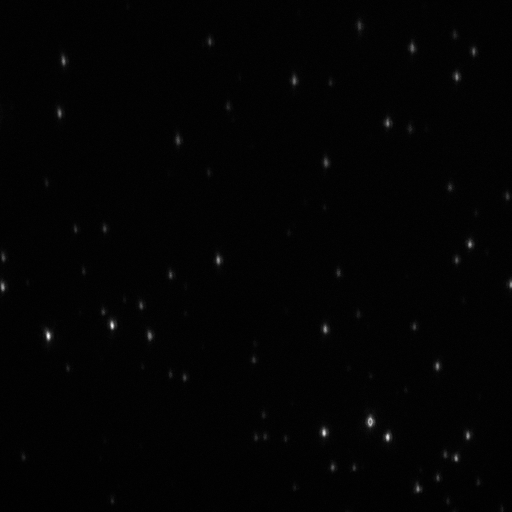
#> input picture X2110-Camera/100x/bQD705-5/STD_680-1.tif, 512 x 512 px
$ python wavelength_calculation.py
#> lines starting #> are read from the running program, lines starting #| are printed output that depends on the picture
# =============================================================================
# This code calculates the wavelength based on the calibration of the prism.
# Input: image files with the different colors on imageFiles variable
# Output: graphs of the spectra by wavelength
# coef variable is the 3rd polynomial coefcients from the prism calibration
# Code written by Andre Thomaz 1/22/2018
# =============================================================================


#import seaborn as sns
#sns.set()
import matplotlib.pyplot as plt
import numpy as np
from mpl_toolkits.mplot3d import Axes3D
import scipy.optimize as sp
from skimage.feature import peak_local_max
from PIL import Image
from scipy import sparse
#from scipy.spatial import distance
import pandas as pd


plt.close('all')

#####################################################################################
def twoD_Gaussian(x_y, offset, amplitude, xo, yo, sigma_x, sigma_y, theta):
    x, y = x_y
    xo = float(xo)
    yo = float(yo)
    a = (np.cos(theta)**2)/(2*sigma_x**2) + (np.sin(theta)**2)/(2*sigma_y**2)
    b = -(np.sin(2*theta))/(4*sigma_x**2) + (np.sin(2*theta))/(4*sigma_y**2)
    c = (np.sin(theta)**2)/(2*sigma_x**2) + (np.cos(theta)**2)/(2*sigma_y**2)
    g = offset + amplitude*np.exp( - (a*((x-xo)**2) + 2*b*(x-xo)*(y-yo)
                            + c*((y-yo)**2)))
    return g.ravel()

# [6 lines of commented-out code are left out]


listToClean = [7,12,22,26]

imagesFiles = [ 'STD_680-1.tif',  'STD_bQD705-1.tif']


image = Image.open(imagesFiles[0])
#> image is the input picture: PIL image 512x512 F; min 14.13, max 5859.3, mean 99.5
im_red = Image.open(imagesFiles[1])
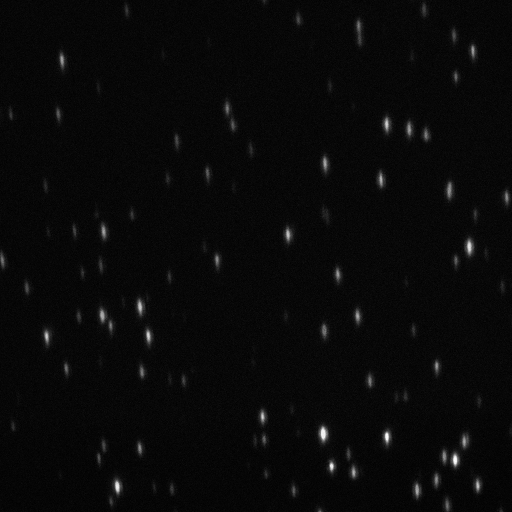
#> input picture X2110-Camera/100x/bQD705-5/STD_bQD705-1.tif, 512 x 512 px
#> im_red is the input picture: PIL image 512x512 F; min 44.26, max 6717.7, mean 293.8


image = np.array(image)

#Check treshold, otherwise it may find more than one peak
thr_base = np.max(image)-30*np.std(image)
#> thr_base = 1691.5
peaks_base = peak_local_max(image, min_distance=5, threshold_abs=thr_base)
#> peaks_base = 27 pairs, first value 47 to 489, second value 48 to 473
peaks_base[:,0], peaks_base[:,1] = peaks_base[:,1], peaks_base[:,0].copy()

#Define the size of the box/rectangle to crop the image to find peaks
x_sides = 18
y_top = 14 #if one of the colors is too far away from 680nm rectangle
y_bot = 14


#if points are to close to the borders dont consider it
delete_base = []
for i,points in enumerate(peaks_base):
    if points[1]-y_top<0:                             #if point is too close to the top
        delete_base.append(i)
    elif points[1] + y_bot >image.shape[0]:           #if point is too close to the bottom
        delete_base.append(i)
    if points[0] + 10 > image.shape[1]:               #if point is too close to the right
        delete_base.append(i)
    if points[0] - 10 < 0:                            #if point is too close to the left
        delete_base.append(i)
#> this loop made 27 passes
#> points on passes 1 to 12: [48, 336], [112, 326], [324, 433], [387, 436], [371, 419], [469, 244], [325, 329], [456, 458], [218, 260], [467, 436], [437, 365], [387, 123]
#> after the loop, delete_base = []
peaks_base = np.delete(peaks_base, delete_base, 0)
#> peaks_base = 27 pairs, first value 48 to 473, second value 47 to 489

#peaks_base = np.copy(peaks_base[0:6,:]) #Fix this!!!!!!!!!!!!!!!!!!!!!!!
print(str(peaks_base.shape[0]) + ' 680 peaks')
#| 27 680 peaks

#plot image and detected peaks
plt.figure(1)
plt.imshow(image)
plt.grid('off')
plt.scatter(peaks_base[:,0], peaks_base[:,1], facecolor='none', edgecolor="white")

##############################################################################
im_red = np.array(im_red)


# [26 lines of commented-out code are left out]

base_centers = np.empty((0,2))
base_centers_trans = np.empty((0,2)) #trans is in the coordinate system of the masked image below

#if a detected color is to far from the reference peak we need to increase the y box height
box = x_sides
box_y_top = y_top
box_y_bot = y_bot

rows_y = box_y_top + box_y_bot

sumBase = np.empty((rows_y, peaks_base.shape[0])) #empty matrix to hold the collapsed sum of images/spectra


#fitting of a Gaussian to each detected peak before:

for i, peaks in enumerate(peaks_base):

    xmin = peaks[0] - box/2
    xmax = peaks[0] + box/2
    ymin = peaks[1] - box_y_top
    ymax = peaks[1] + box_y_bot

    x = np.arange(xmin, xmax,1)
    y = np.arange(ymin, ymax,1)

    Y, X = np.meshgrid(x,y) #note: meshgrid is needed to use an asymetric grid with plot_surface, I tried mgrid and it didn't work.

    imageMask =  image[int(np.min(X)):int(np.max(X))+1, int(np.min(Y)):int(np.max(Y))+1] #to mask it correctly we have to invert X and Y here
    imageMaskcopy =  np.copy(image)[int(np.min(X)):int(np.max(X))+1, int(np.min(Y)):int(np.max(Y))+1] #copy to do calculation in masked image coordinates


    sumBaseTemp = np.sum(imageMaskcopy, axis=1) #collapse the x direction to get spectra along y direction
    sumBase[:,i] = sumBaseTemp

    ig = (np.min(imageMask), np.max(imageMask) , peaks[1]+0.5, peaks[0]+0.5, 2.0, 2.0, 0.0) #0.5 used to force fit because peaks were to close to the fit
    inpars, pcov = sp.curve_fit(twoD_Gaussian,(X,Y), imageMask.ravel(), p0=ig, maxfev=20000)
    fit3 = twoD_Gaussian((Y, X), *inpars).reshape(X.shape[0], Y.shape[1])

    base_centers = np.append (base_centers, [[inpars[2], inpars[3]]], axis=0)
    base_centers_trans = np.append (base_centers_trans, [[inpars[2]-ymin, inpars[3]-xmin]], axis=0) #parameters minx ymin and xmin to translate
#> this loop made 27 passes
#> (peaks, xmin, xmax, ymin, ymax, ig) on pass 1: ([48, 336], 39, 57, 322, 350, (55.39, 5859.3, 336.5, 48.5, 2, 2, 0))
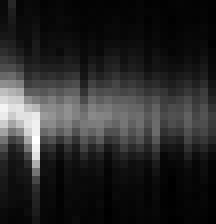
#> sumBase: shape (28, 27) float64 (shown 8 times larger); min 1335.2, max 27181.8, mean 5488.6; drawn with min black and max white
                                                                                                    # [29 lines of commented-out code are left out]
base_centers[:, 0], base_centers[:, 1] = base_centers[:, 1], base_centers[:, 0].copy() #invert back to X,Y order
#base_centers_trans = np.array([base_centers_trans_temp][0])
base_centers_trans[:, 0], base_centers_trans[:, 1] = base_centers_trans[:, 1], base_centers_trans[:, 0].copy() #invert back to X,Y order
#print(str(base_centers.shape[0]) + ' 680 peaks cleaned')
#
#Test Peaks fitting
plt.figure(2)
plt.imshow(image)
plt.grid('off')
plt.scatter(peaks_base[:,0], peaks_base[:,1], facecolor='none', edgecolor="g")
plt.scatter(base_centers[:,0], base_centers[:,1], facecolor='none', edgecolor="r")

#######################################################################################################


#if a detected color is to far from the reference peak we need to increase the y box height
box = x_sides
box_y_top = y_top
box_y_bot = y_bot


rows_y = box_y_top + box_y_bot


sumRed = np.empty((rows_y, base_centers.shape[0]))

for i,peaks in enumerate(peaks_base):

    xmin = peaks[0] - box/2
    xmax = peaks[0] + box/2
    ymin = peaks[1] - box_y_top
    ymax = peaks[1] + box_y_bot

    x = np.arange(xmin, xmax,1)
    y = np.arange(ymin, ymax,1)

    Y, X = np.meshgrid(x,y) #note: meshgrid is needed to use an asymetric grid with plot_surface, I tried mgrid and it didn't work

    redMask =  im_red[int(np.min(X)):int(np.max(X))+1, int(np.min(Y)):int(np.max(Y))+1] #to mask it correctly we have to invert X and Y here
    redMaskcopy =  np.copy(im_red)[int(np.min(X)):int(np.max(X))+1, int(np.min(Y)):int(np.max(Y))+1]

    sumRedTemp = np.sum(redMaskcopy, axis=1)
    sumRed[:,i] = sumRedTemp
#> this loop made 27 passes
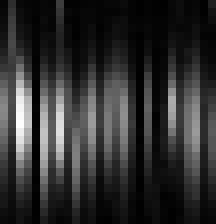
#> sumRed: shape (28, 27) float64 (shown 8 times larger); min 3958.4, max 49602.1, mean 12341.2; drawn with min black and max white

    # [14 lines of commented-out code are left out]
def baseline_als(y, lam, p, niter=10):
  L = len(y)
  D = sparse.csc_matrix(np.diff(np.eye(L), 2))
  w = np.ones(L)
  for i in range(niter):
    W = sparse.spdiags(w, 0, L, L)
    Z = W + lam * D.dot(D.transpose())
    z = sparse.linalg.spsolve(Z, w*y)
    w = p * (y > z) + (1-p) * (y < z)
  return z


#Wavelength Calculation
#coef comes from the calibration => coefficient of a 3rd order polynomial
coef = np.array([
-0.0001188, 0.01139, 4.18, 680])

p = np.poly1d(coef)

#In this case there is some leaking between the channels and also because the mask box is big a lot of the
#masked image is background, setting this intervals to 0 takes care of this

#sumGreen[35:,:] = 0
#sumRed[0:35,:] = 0
sumBase[0:35,:] = 0
#> sumBase: shape (28, 27) float64; every value is 0


#Tables to hold spectral mean for each channel
spectralMeanTableRed = np.empty((np.shape(base_centers_trans)[0],1))

spectralMeanTableBase = np.empty((np.shape(base_centers_trans)[0],1))
wavelengthTable = []


#for each center in the translated coordinate system of the masked image calculates the new wavelenght calibration
#by making the fitted center zero pixel displacement and applying the 3rd polynomial
for i, centers in enumerate(base_centers_trans):
    pixels = np.arange(0,rows_y,1)
    x_center = centers[0]
    y_center = centers[1]
    pixels_x = pixels - x_center
    pixels_y = pixels - y_center
    pixel_disp = p(pixels_y)


    if i not in listToClean:
        sumNormRed = (sumRed[:,i]) /np.max(sumRed[:,i])

        sumNormBase = (sumBase[:,i])/np.max(sumBase[:,i])

        redMax = np.max(sumRed[:,i])
        redSTD = np.std(sumRed[:,i])

    #    if (redSTD) < 300:
    #        sumNormRed.fill(0.0)
    #        print(i)

        #Save spectra by wavelength
        wavelengthTable.append(list(pixel_disp.T))
        wavelengthTable.append(list(sumNormRed.T))


        #Spectral mean Calculation (wavelength average weighted by intensity)
        spectralMeanRed = np.sum(np.multiply(sumRed[:,i],pixel_disp))/np.sum(sumRed[:,i])


        spectralMeanBase = np.sum(np.multiply(sumBase[:,i],pixel_disp))/np.sum(sumBase[:,i])


        spectralMeanTableRed[i,0] = spectralMeanRed

        spectralMeanTableBase[i,0] = spectralMeanBase


        plt.figure(4)
        plt.scatter([700.0],spectralMeanRed )
        plt.xlim(570,750)

        # [6 lines of commented-out code are left out]


        plt.figure(6, figsize=(4,8))
        ##        zz = baseline_als(sumRed[30:,i], 1000000, 0.0001)
        ##        corre = sumRed[30:,i]-zz
        ##        corre = corre/np.max(corre)
        plt.plot(pixel_disp,sumNormRed, label=i)
        #plt.plot(pixel_disp,sumNormBase, label=i)
        #plt.legend()


    #plt.xlim(600,780)
        plt.title('Spectra of bQD705nm Invitrogen')
        plt.xlabel('Wavelength (nm)')
        plt.ylabel('Normalized Intensity (a.u.)')
#> this loop made 27 passes
#> centers on passes 1 to 12: [8.87, 13.35], [8.73, 12.86], [8.68, 13.19], [9.31, 14.7], [7.94, 16.26], [9.57, 13.81], [8.84, 13.73], [8.68, 13.76], [8.93, 13.63], [9.51, 13.21], [9.03, 14.71], [9.25, 13.56]
    #        plt.xlim(640,720)
        #plt.ylim(0.2,1.05)

MeanTableRed_msk = spectralMeanTableRed[spectralMeanTableRed>580]

#
#Plot spectral mean for each color/dye
plt.figure(3)

plt.errorbar([700.0], np.mean(MeanTableRed_msk), yerr=np.std(MeanTableRed_msk), marker='o', markersize=5)
#plt.errorbar([680.0], np.mean(spectralMeanTableBase), yerr=np.std(spectralMeanTableBase), marker='o', markersize=5)
plt.xticks(np.arange(560,750,20))
plt.yticks(np.arange(560,750,20))
plt.xlim(570,750)
plt.ylim(560,720)
plt.grid('on')
plt.xlabel('Nominal Wavelength (nm)')
plt.ylabel('Spectral Mean (nm)')

#
df = pd.DataFrame(wavelengthTable)
df = df.T
col_names = ['Wavelength', 'Red']

df.columns = col_names*(int(len(df.columns)/2))
file_name = imagesFiles[1].split('_')
file_name = file_name[1].split('.')

writer = pd.ExcelWriter('output-' + file_name[0] + '.xlsx')
df.to_excel(writer,'Sheet1')
#> (the run stopped early here; a loop or call above may not have finished)
